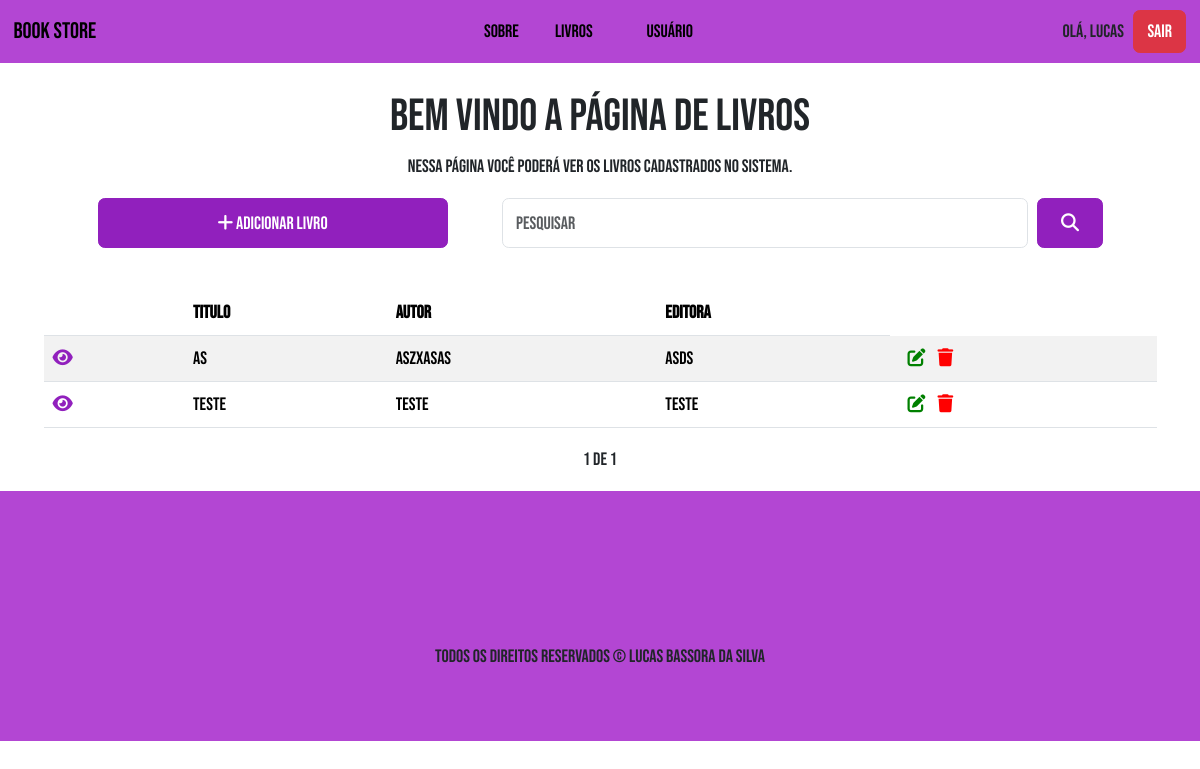
The app's page /?page=2 (signed in), older data.
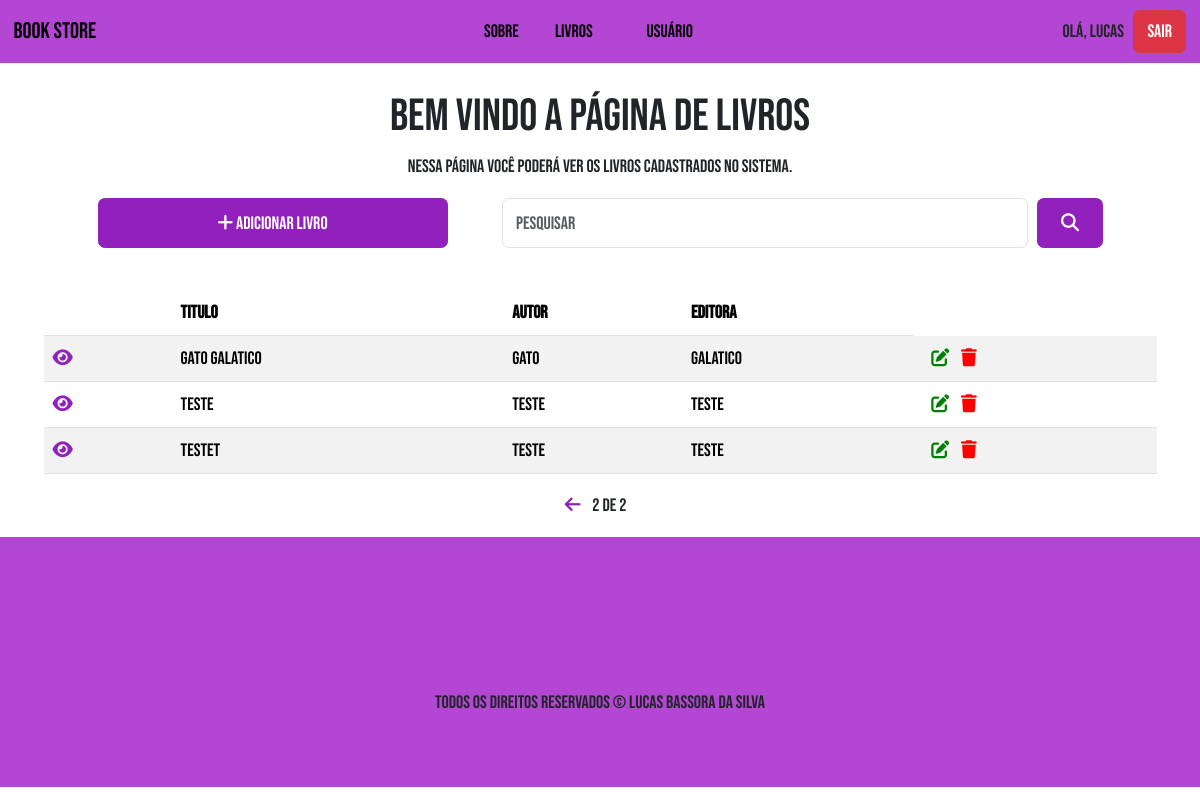
The same page, newer data.
### livros/models.py (models this page shows)
class Livros(models.Model):
    IDIOMAS = [
        ('Português' , 'Português'),
        ('Inglês' , 'Inglês'),
        ('Italiano' , 'Italiano'),
        ('Francês' , 'Francês'),
        ('Espanhol' , 'Espanhol'),
        ('Alemão' , 'Alemão')
    ]
    titulo = models.CharField(max_length=255)
    autor = models.CharField(max_length=255)
    editora = models.CharField(max_length=255)
    numeroPaginas = models.CharField(max_length=255)
    idioma = models.CharField(max_length=9, choices=IDIOMAS)
    descricao = models.TextField()
    created_at = models.DateTimeField(auto_now_add=True)
    updated_at = models.DateTimeField(auto_now=True)

### livros/views.py (the view)
# urls.py: path('', views.listBook, name='list-book'),
def listBook(request):
    search = request.GET.get('search')  # o search passado com parametro do método get é o name do input de busca
    if search:
        livros_search = Livros.objects.filter(titulo__icontains=search)
        paginator = Paginator(livros_search, 5)
    else:
        livros_list = Livros.objects.all().order_by('titulo') # pega todos os objetos da tabela livros do banco
        paginator = Paginator(livros_list, 5) # recebe variavel de lista de livros e quantidade
    page = request.GET.get('page') # variavel recebe a requesção da página por get
    livros = paginator.get_page(page) # a paginação pega o dado da página e coloca na variavel livros
    return render(request, 'livros/list.html', {'livros' : livros})

### livros/templates/livros/list.html (shortened to what this page needs)
{% extends 'base.html' %}
{% block content%}
<br/>
{% if user.is_authenticated%}
<div class="container text-center content">
  <h1>Bem vindo a página de livros</h1>
  <p>Nessa página você poderá ver os livros cadastrados no sistema.</p>
  <form class="d-flex px-5" role="search" name="search" method="GET" id="search-form">
    <a href="newBook/">
      <button type="button" class="btn btn-primary btn-add me-5">
        <i class="fa-solid fa-plus"></i> Adicionar livro
      </button>
    </a>
    <input class="form-control me-2 d-md-block" value="{{ request.GET.search }}"type="search" placeholder="Pesquisar" aria-label="Search" name="search"/>
    <button type="button" class="btn btn-primary btn-search" id="search-btn">
      <i class="fa-solid fa-magnifying-glass"></i>
    </button>
  </form>
</div>
<div class="container">
  <table class="table table-striped">
    <thead>
      <tr>
        <th scope="col"></th>
        <th scope="col">Titulo</th>
        <th scope="col">Autor</th>
        <th scope="col">Editora</th>
      </tr>
    </thead>
    <tbody>
      {% for livro in livros %}
      <a href="livro/{{livro.id}}">
        <tr>
          <td>
            <a href="book/{{livro.id}}"
              ><i class="fa-solid fa-eye icone"></i
            ></a>
          </td>
          <td>{{livro.titulo}}</td>
          <td>{{livro.autor}}</td>
          <td>{{livro.editora}}</td>
          <td>
            <a href="editBook/{{livro.id}}" class="px-2"
              ><i class="fa-solid fa-pen-to-square"></i
            ></a>
            <a href="deleteBook/{{livro.id}}" class="delete-btn"
              ><i class="fa-solid fa-trash"></i
            ></a>
          </td>
        </tr>
      </a>
      {% endfor %}
    </tbody>
  </table>
  <div class="text-center mb-3">
    <span class="mx-auto position-relative">
      {% if livros.has_previous %}
      <a href="?page={{ livros.previous_page_number}}"
        ><i class="fa-solid fa-arrow-left icone"></i
      ></a>
      {% endif %}
      <span class="mx-2">
        {{ livros.number }} de {{ livros.paginator.num_pages }}
      </span>
    </span>
  </div>
</div>
{% else %}
<div class="container text-center py-3" style="height: 11rem; margin-top: 7rem;">
  <h1>Usuário desconectado, faça o login para continuar</h1>
</div>
{% endif %}
{% endblock %}

Row changes from the older to the newer data that the page shows:
removed Livros: titulo "as", autor "aszxasas", editora "asds"
added Livros: titulo "gato galatico", autor "gato", editora "galatico"
added Livros: titulo "testet", autor "teste", editora "teste"
Text that changed along with them:
{{ livros.number }}: "1" → "2"
{{ livros.paginator.num_pages }}: "1" → "2"
